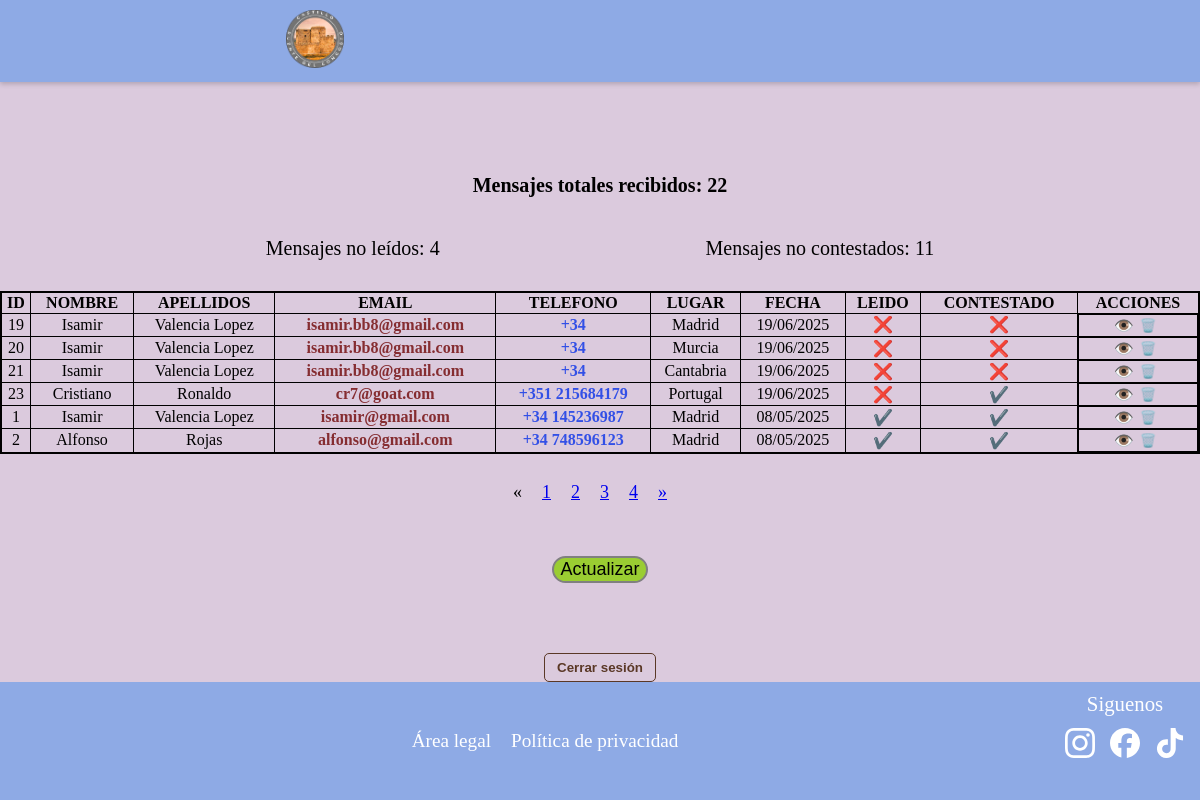
The page /chat/?page=1 (signed in) on the database as committed earlier.
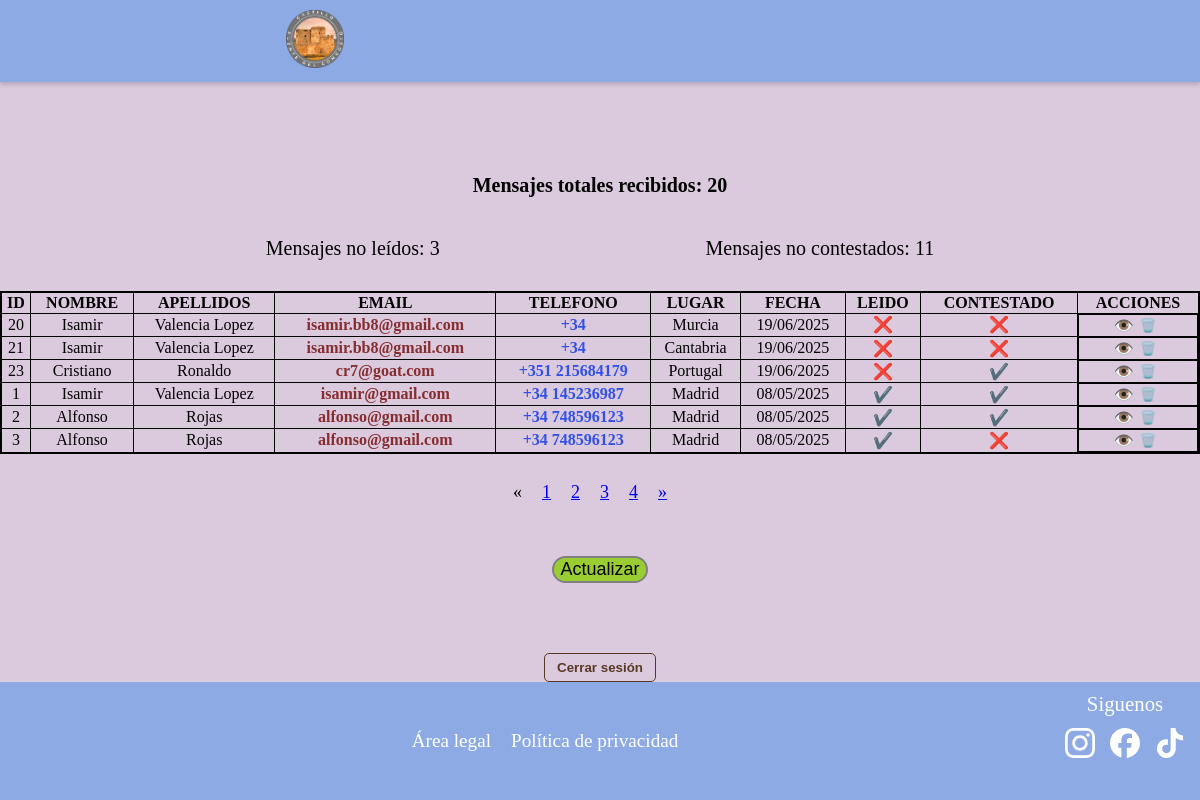
The same page on the database as committed later.
### appcastillocongosto/models.py (models this page shows, shortened)
class Contacto(models.Model):
    id = models.AutoField(primary_key=True)
    nombre = models.CharField("Nombre", max_length=25, null=True)
    apellidos = models.CharField("Apellidos", max_length=100, null=True, blank=True)
    email = models.CharField("Email", max_length=100, null=True, blank=True)
    telefono = models.CharField("Telefono", max_length=15, null=True, blank=True)
    lugar = models.CharField("Lugar", max_length=100, null=True, blank=True)
    fecha = models.DateTimeField("Fecha y Hora", default=timezone.now)
    mensaje = models.TextField("Mensaje")
    leido = models.BooleanField("Leido", default=False)
    contestado = models.BooleanField("Contestado", default=False)
    class Meta:
        verbose_name = "Contacto"
        verbose_name_plural = "Contactos"
        ordering = ['nombre']

### appcastillocongosto/views.py (the view)
# urls.py: path('chat/', views.chat, name='chat'),
@login_required(login_url='login')
def chat(request):
    lista_contactos = Contacto.objects.all().order_by('leido')
    numcontactos = Contacto.objects.count()
    numleidos = Contacto.objects.filter(leido=False).count()
    numcontestados = Contacto.objects.filter(contestado=False).count()
    page = request.GET.get('page')
    paginator = Paginator(lista_contactos, 6)
    if page == None:
        print(" page recibe fuera de get o post NONE ="+ str(page))
        page = paginator.num_pages
        request.session["pagina"] = page
    else:
        print(" page recibe este del nonede geo o post="+ str(page))
        request.session["pagina"] = page
    if request.method == 'GET':
        pagina = request.session["pagina"]
        print(" page recibe en GET=" + str(pagina))
    if request.method == 'POST':
        pagina = request.session["pagina"]
        print(" page recibe en POST= " +str(pagina))
    if "pagina" in request.session:
        page = request.session["pagina"]
        print(" page recibe de sesion=" +str(page))
    try:
        lista_contactos = paginator.get_page(page)
    except PageNotAnInteger:
        lista_contactos = paginator.page(1)
    except EmptyPage:
        lista_contactos = paginator.page(paginator.num_pages)
    if request.method == 'POST':
        return redirect('chat')
    context = {'lista_contactos': lista_contactos, 'numleidos': numleidos, 'numcontestados': numcontestados, 'numcontactos': numcontactos}
    return render(request, 'chat.html', context=context)

### templates/chat.html (shortened to what the changed rows need)
{% extends "base2.html" %}
{% load static %}
{% block head %}
<link rel="stylesheet" href="{% static 'css/chat.css' %}">
{% endblock %}
{% block content %}
<br><br><br><br>
<div class="chat">
    <div class="num-mensajes">
        <div class="num-mensajes1">
            <p class="num-mensajes-text">Mensajes totales recibidos: {{ numcontactos }}</p>
        </div>
        <div class="num-mensajes2">
            <p class="num-mensajes-text">Mensajes no leídos: {{ numleidos }}</p>
            <p class="num-mensajes-text">Mensajes no contestados: {{ numcontestados }}</p>
        </div>
    </div>
    <div class="tabla-responsive">
        <div class="tabla">
            <table>
                <thead>
                    <th class="th-chat">ID</th>
                    <th class="th-chat">NOMBRE</th>
                    <th class="th-chat">APELLIDOS</th>
                    <th class="th-chat">EMAIL</th>
                    <th class="th-chat">TELEFONO</th>
                    <th class="th-chat">LUGAR</th>
                    <th class="th-chat">FECHA</th>
                    <th class="th-chat">LEIDO</th>
                    <th class="th-chat">CONTESTADO</th>
                    <th class="th-chat">ACCIONES</th>
                </thead>
                <tbody>
                    {% for i in lista_contactos %}
                        <tr>
                            <td> {{ i.id }}</td>
                            <td> {{ i.nombre }}</td>
                            <td> {{ i.apellidos }}</td>
                            <td><a href="https://mail.google.com/mail/?view=cm&to={{ i.email }}" target="_blank" class="email">{{ i.email }}</a></td>
                            <td><a href="{% url 'ver_contacto' id=i.id %}" target="_blank" class="telefono">{% if i.telefono|length > 9 %}{{ i.telefono }}{% else %}+34 {{ i.telefono }}{% endif %}</a></td>
                            <td> {{ i.lugar }}</td>
                            <td> {{ i.fecha|date:"d/m/Y" }}</td>
                            <td> {% if i.leido %}✔️{% else %}❌{% endif %}</td>
                            <td> {% if i.contestado %}✔️{% else %}❌{% endif %}</td>
                            <td class="acciones">
                                <a class="boton-accion" href="{% url 'ver_mensaje' id=i.id %}" title="Ver mensaje">👁️</a>
                                <form method="post" action="{% url 'eliminar_contacto' id=i.id %}">
                                    <button type="submit" class="boton-accion eliminar" title="Eliminar contacto" onclick="return confirm('¿Estás seguro de que quieres eliminar este contacto?');">🗑️</button>
                                </form>
                            </td>
                        </tr>
                    {% endfor %}
                </tbody>
            </table>
        </div>
    </div>
    {% if lista_contactos.has_other_pages %}
        <font size="4">
            <ul class="pagination">
                {% for i in lista_contactos.paginator.page_range %}
                    {% if reservas.number == i %}
                        <li class="active"><span>{{ i }}<span class="sr-only">(current)</span></span></li>
                    {% else %}
                        <li><a href="?page={{ i }}">{{ i }}</a></li>
                    {% endif %}
                {% endfor %}
            </ul>
        </font>
    {% endif %}
</div>
{% endblock content %}

Rows that differ between the two databases and show on the page:
no longer on this page (row edited): Contacto: id "19", nombre "Isamir", apellidos "Valencia Lopez", email "isamir.bb8@gmail.com", lugar "Madrid", fecha "19/06/2025"
now on this page (row unchanged): Contacto: id "3", nombre "Alfonso", apellidos "Rojas", email "alfonso@gmail.com", telefono "748596123", lugar "Madrid", fecha "08/05/2025"
Other text that changed with them:
{{ numcontactos }}: "22" → "20"
{{ numleidos }}: "4" → "3"
